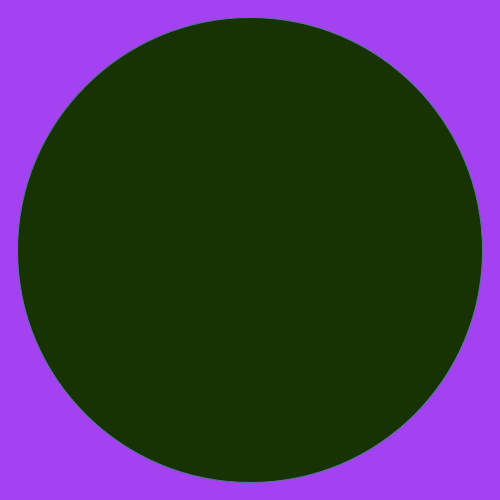
Frame 1 (no input)
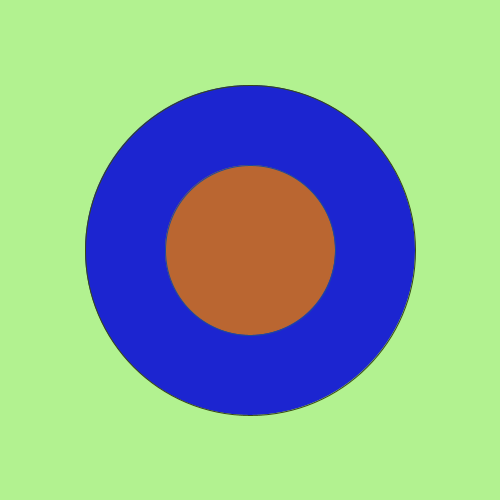
Frame 60 (the mouse pressed at the canvas centre just before this capture)
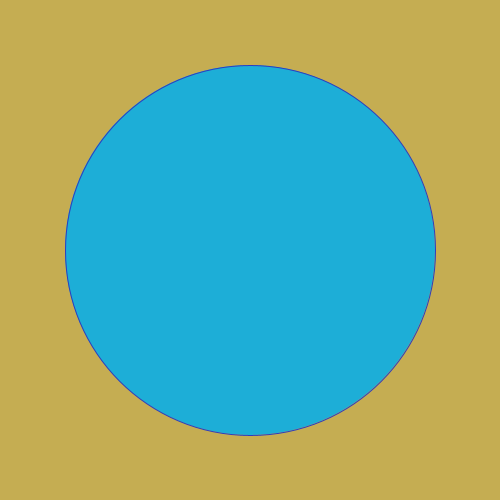
Frame 120 (the mouse held since frame 60 and released just before this capture)

The Processing sketch that drew these frames (run headless with seeded random() and noise(); from frame 60 on, the mouse is pressed at the canvas centre):

// Processing sketch: processing_155968
// ── processing_155968.pde

float grow1 = 250;
float grow2 = 250;
float grow3 = 30;
float grow4 = 30;

float grow5 = 250;
float grow6 = 250;
float grow7 = 470;
float grow8 = 470;

void setup(){
  size(500,500);
  smooth();
}

void circleGrow(){
  
  fill(random(255), random(255), random(255));
  stroke(random(255), random(255), random(255));
  
  grow3 += 5;
  grow4 += 5;
  ellipse(grow1, grow2, grow3, grow4);
  if (grow3 == 500 || grow4 == 500){
    grow3 = 0;
    grow4 = 0;
  }
}

void circleShrink(){
  
  fill(random(255), random(255), random(255));
  stroke(random(255), random(255), random(255));
  
  grow7 -= 5;
  grow8 -= 5;
  ellipse(grow5, grow6, grow7, grow8);
  if (grow7 == 0 || grow8 == 0){
    grow7 = 500;
    grow8 = 500;
  }
}
  
  
void draw(){
  background(random(255), random(255), random(255));
  circleGrow();
  circleShrink();
}
